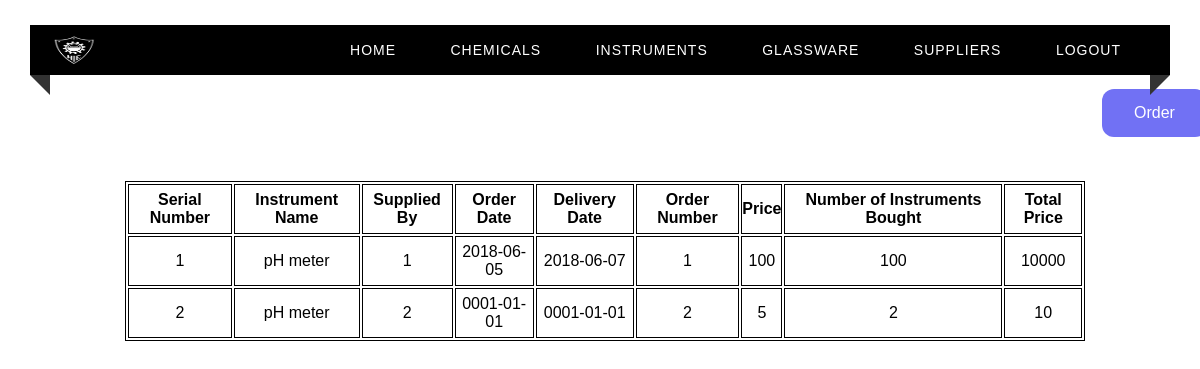
Page /viewInstrumentOrders on the earlier database version.
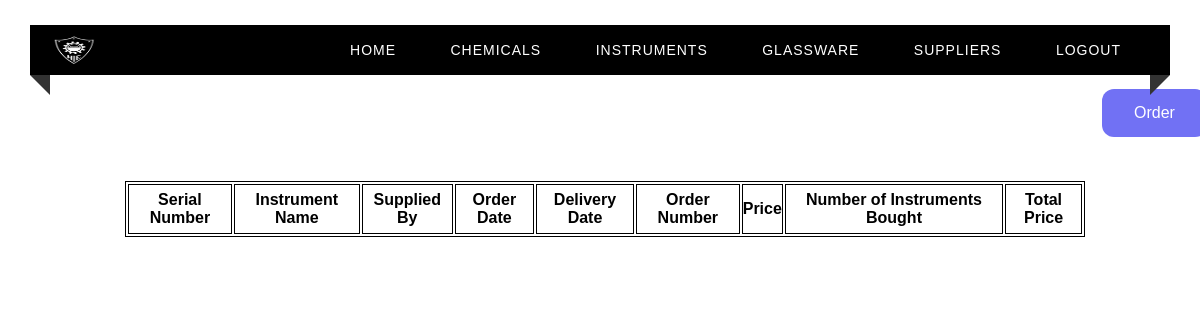
Same page on the later database version.
### tables this page shows
CREATE TABLE INST_ORDER(
    Sno INTEGER(3) UNIQUE ,
    I_name varchar(50),
    Supplied_By INTEGER,
    Order_Date Date,
    Date_of_Delivery Date,
    Price decimal(9,3),
    Order_Number INTEGER primary key,
    No_bought integer,
    Total_price decimal(9,3),
    FOREIGN KEY (Supplied_By) REFERENCES SUPPLIER(Supplier_No),
    foreign key (I_name) references INST_ORDER(Inst_Name)
);

### app.py (the view)
@app.route("/viewInstrumentOrders")
def viewInstrumentOrders() :
    c = get_db()
    cur = c.cursor()
    cur.execute("SELECT * from INST_ORDER")
    return render_template("viewInstrumentOrders.html", test=cur.fetchall())

### app.py (called while the page is built)
def get_db():
    db = getattr(g, '_database', None)
    if db is None:
        db = g._database = sqlite3.connect(DATABASE)
    return db

@app.teardown_appcontext
def close_connection(exception):
    db = getattr(g, '_database', None)
    if db is not None:
        db.close()

### templates/viewInstrumentOrders.html (shortened to what this page needs)
<html>
<head>
    <link rel="stylesheet" type="text/css" href="../static/home.css">
</head>
<body>
<div class="custom-padding">
        <nav>
            <div class="logo"><img src = "../static/nieLogo.png" width = "45px", height = "30px"></div>
            <ul class="menu-area">
                <li><a href="/home">Home</a></li>
                <li><a href="/chemicals">Chemicals</a></li>
                <li><a href="/instruments">Instruments</a></li>
                <li><a href="/glassware">Glassware</a></li>
                <li><a href="/suppliers">Suppliers</a></li>
                <li><a href="/">Logout</a></li>
            </ul>
        </nav>
        <a href="/orderInstruments" class="button">Order</a>
        <div class="tab">
          <table align="center" style="margin-left : 125px; margin-top : 50px;">
              <th>Serial Number</th>
              <th>Instrument Name </th>
              <th>Supplied By</th>
              <th>Order Date</th>
              <th>Delivery Date</th>
              <th>Order Number</th>
              <th>Price</th>
              <th>Number of Instruments Bought</th>
              <th>Total Price</th>
            {% for row in test %}
            <tr>
                <td> {{ row[0] }}</td>
                <td> {{ row[1] }}</td>
                <td> {{ row[2] }}</td>
                <td> {{ row[3] }}</td>
                <td> {{ row[4] }}</td>
                <td> {{ row[6] }}</td>
                <td> {{ row[5] }}</td>
                <td> {{ row[7] }}</td>
                <td> {{ row[8] }}</td>
            </tr>
            {% endfor %}
          </table>
        </div>
    </div>
</body>
</html>

### static/home.css (style rules this page uses)
* { margin: 0; padding: 0; outline: 0; box-sizing: border-box; }
body { background-image: url(books4.png) no-repeat center fixed; background-size: cover; background-position: center; }
.menu-area li a { text-decoration: none; }
.menu-area li { list-style-type: none; }
.custom-padding { padding-top: 25px; }
nav { position: relative; width: calc(100% - 60px); margin: 0 auto; padding: 10px 0; background: #000000; z-index: 1; text-align: right; padding-right: 2%; font-family: sans-serif; }
.logo { width: 15%; float: left; text-transform: uppercase; color: #fff; font-size: 25px; text-align: left; padding-left: 2%; }
.menu-area li { display: inline-block; }
.menu-area a { color: #fff; font-weight: 300; letter-spacing: 1px; text-transform: uppercase; display: block; padding: 0 25px; font-size: 14px; line-height: 30px; position: relative; z-index: 1; }
nav:before { position: absolute; content: ''; border-top: 10px solid #333; border-right: 10px solid #333; border-left: 10px solid transparent; border-bottom: 10px solid transparent; top: 100%; left: 0; }
nav:after { position: absolute; content: ''; border-top: 10px solid #333; border-left: 10px solid #333; border-right: 10px solid transparent; border-bottom: 10px solid transparent; top: 100%; right: 0; }
body { margin: 0; padding: 0; background: url(books3.jpg) no-repeat center fixed; background-size: cover; background-position: center; font-family: sans-serif; }

### templates/viewInstrumentOrders.html (style rules this page uses)
.button { background-color: #7171F4; border: none; color: white; padding: 15px 32px; text-align: center; text-decoration: none; display: inline-block; font-size: 16px; margin: 4px 2px; cursor: pointer; border-radius: 12px; position: relative; left: 1100px; top: 10px; }
table { width: 80%; border: 1px solid black; }
th,td { height: 50px; border: 1px solid black; text-align: center; }

Differences in the rows shown:
removed INST_ORDER: Sno "1", I_name "pH meter", Supplied_By "1", Order_Date "2018-06-05", Date_of_Delivery "2018-06-07", Order_Number "1", Price "100", No_bought "100", Total_price "10000"
removed INST_ORDER: Sno "2", I_name "pH meter", Supplied_By "2", Order_Date "0001-01-01", Date_of_Delivery "0001-01-01", Order_Number "2", Price "5", No_bought "2", Total_price "10"
